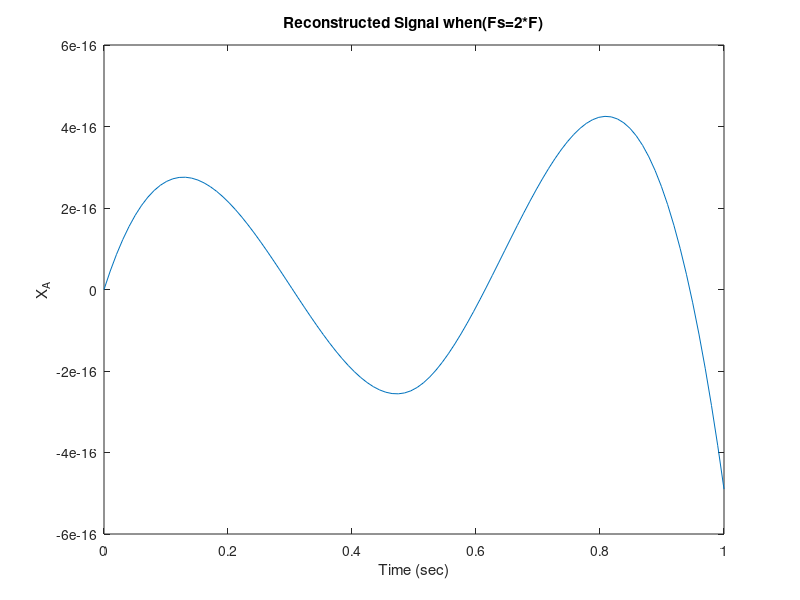

This figure's MATLAB source:
A=1;F=2;theta=0;
t=0:0.01:1;
Y=A*sin(2*pi*F*t+theta);
plot(t,Y);
xlabel('Time (sec)');

ylabel('X_A');

title('Analogue (Continuous) Input Signal', 'Linewidth',5);

%discrete signal
Fs=2*F;Ts=1/Fs;
n=Fs;
n1=0:Ts:n*Ts;
Xs=A*sin(2*pi*F*n1+theta);
stem(n1,Xs);
xlabel('Sampling(n)');
ylabel('X_S');
title('Constructed Discrete Signal (Fs=1.5*F)', 'Linewidth',5);

%reconstructed signla
t1=linspace(0,max(n1),100);
Xr=interp1(n1,Xs,t1,'spline');
plot(t1,Xr);
xlabel('Time (sec)');

ylabel('X_A');

title('Reconstructed Signal when(Fs=2*F)');

